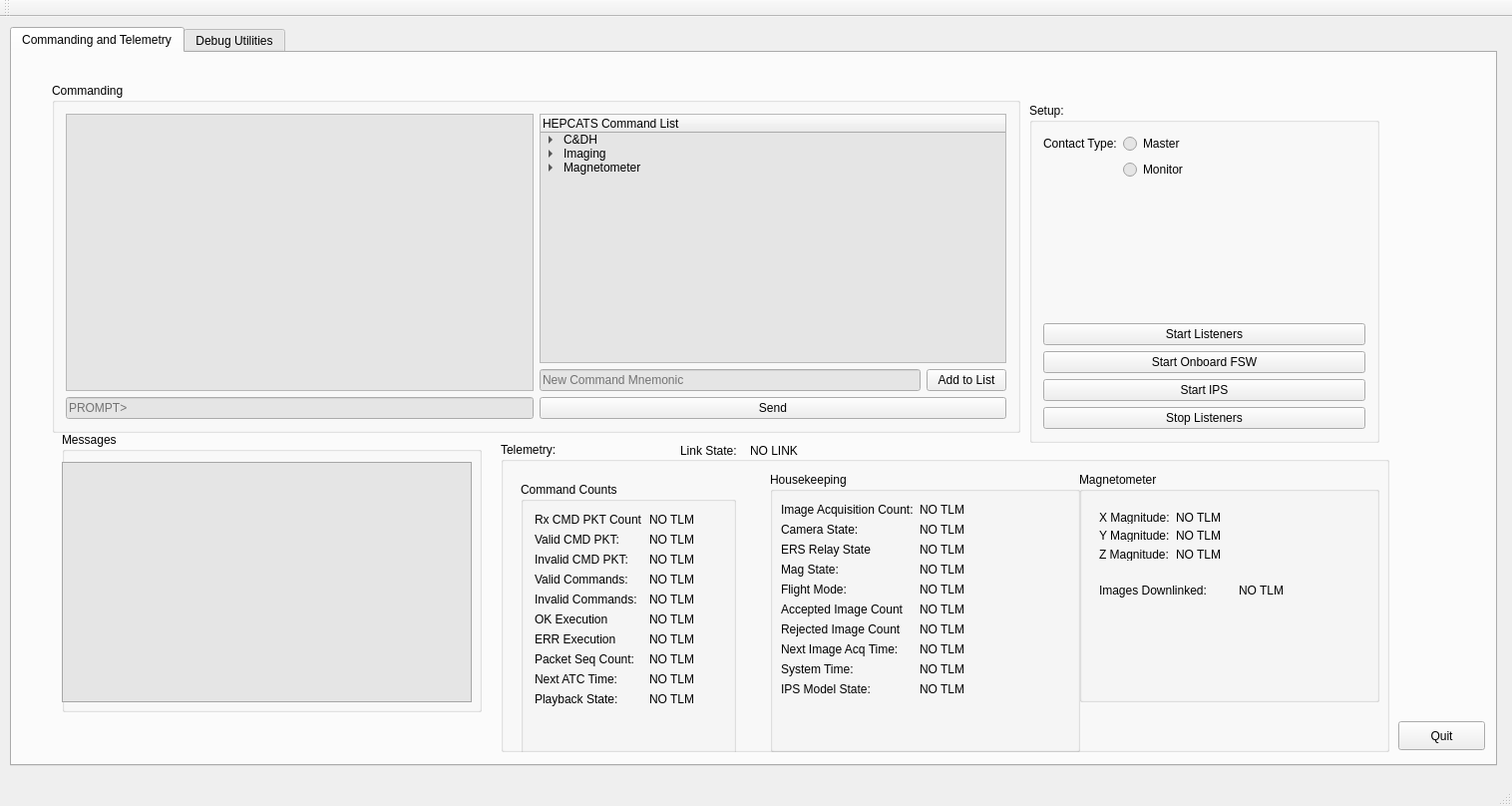
<?xml version="1.0" encoding="UTF-8"?>
<ui version="4.0">
 <class>MainWindow</class>
 <widget class="QMainWindow" name="MainWindow">
  <property name="geometry">
   <rect>
    <x>0</x>
    <y>0</y>
    <width>1516</width>
    <height>808</height>
   </rect>
  </property>
  <property name="windowTitle">
   <string>HEPCATS Ground Control</string>
  </property>
  <widget class="QWidget" name="centralWidget">
   <widget class="QTabWidget" name="tabWidget">
    <property name="geometry">
     <rect>
      <x>10</x>
      <y>10</y>
      <width>1491</width>
      <height>741</height>
     </rect>
    </property>
    <property name="currentIndex">
     <number>0</number>
    </property>
    <widget class="QWidget" name="tab">
     <property name="palette">
      <palette>
       <active>
        <colorrole role="Base">
         <brush brushstyle="SolidPattern">
          <color alpha="255">
           <red>229</red>
           <green>229</green>
           <blue>229</blue>
          </color>
         </brush>
        </colorrole>
       </active>
       <inactive>
        <colorrole role="Base">
         <brush brushstyle="SolidPattern">
          <color alpha="255">
           <red>229</red>
           <green>229</green>
           <blue>229</blue>
          </color>
         </brush>
        </colorrole>
       </inactive>
       <disabled>
        <colorrole role="Base">
         <brush brushstyle="SolidPattern">
          <color alpha="255">
           <red>255</red>
           <green>255</green>
           <blue>255</blue>
          </color>
         </brush>
        </colorrole>
       </disabled>
      </palette>
     </property>
     <attribute name="title">
      <string>Commanding and Telemetry</string>
     </attribute>
     <widget class="QGroupBox" name="grp_box_cmd">
      <property name="geometry">
       <rect>
        <x>40</x>
        <y>30</y>
        <width>971</width>
        <height>351</height>
       </rect>
      </property>
      <property name="title">
       <string>Commanding</string>
      </property>
      <layout class="QGridLayout" name="gridLayout">
       <item row="3" column="0">
        <widget class="QLineEdit" name="txt_prompt">
         <property name="acceptDrops">
          <bool>true</bool>
         </property>
         <property name="text">
          <string/>
         </property>
         <property name="dragEnabled">
          <bool>false</bool>
         </property>
         <property name="placeholderText">
          <string>PROMPT&gt;</string>
         </property>
         <property name="clearButtonEnabled">
          <bool>true</bool>
         </property>
        </widget>
       </item>
       <item row="3" column="1">
        <widget class="QPushButton" name="btn_enter">
         <property name="text">
          <string>Send</string>
         </property>
        </widget>
       </item>
       <item row="2" column="1">
        <layout class="QHBoxLayout" name="horizontalLayout_3">
         <item>
          <widget class="QLineEdit" name="txt_cmd_add_cmd">
           <property name="text">
            <string/>
           </property>
           <property name="placeholderText">
            <string>New Command Mnemonic</string>
           </property>
          </widget>
         </item>
         <item>
          <widget class="QPushButton" name="btn_tab_cmd_add_cmd">
           <property name="enabled">
            <bool>true</bool>
           </property>
           <property name="text">
            <string>Add to List</string>
           </property>
          </widget>
         </item>
        </layout>
       </item>
       <item row="1" column="0" rowspan="2">
        <widget class="QTextBrowser" name="cmd_txt_messages">
         <property name="acceptDrops">
          <bool>false</bool>
         </property>
         <property name="html">
          <string>&lt;!DOCTYPE HTML PUBLIC &quot;-//W3C//DTD HTML 4.0//EN&quot; &quot;http://www.w3.org/TR/REC-html40/strict.dtd&quot;&gt;
&lt;html&gt;&lt;head&gt;&lt;meta name=&quot;qrichtext&quot; content=&quot;1&quot; /&gt;&lt;style type=&quot;text/css&quot;&gt;
p, li { white-space: pre-wrap; }
&lt;/style&gt;&lt;/head&gt;&lt;body style=&quot; font-family:'Noto Sans'; font-size:9pt; font-weight:400; font-style:normal;&quot;&gt;
&lt;p style=&quot;-qt-paragraph-type:empty; margin-top:0px; margin-bottom:0px; margin-left:0px; margin-right:0px; -qt-block-indent:0; text-indent:0px;&quot;&gt;&lt;br /&gt;&lt;/p&gt;&lt;/body&gt;&lt;/html&gt;</string>
         </property>
        </widget>
       </item>
       <item row="1" column="1">
        <widget class="QTreeWidget" name="tree_active_cmds">
         <property name="editTriggers">
          <set>QAbstractItemView::NoEditTriggers</set>
         </property>
         <property name="dragEnabled">
          <bool>true</bool>
         </property>
         <property name="dragDropMode">
          <enum>QAbstractItemView::DragOnly</enum>
         </property>
         <property name="defaultDropAction">
          <enum>Qt::CopyAction</enum>
         </property>
         <column>
          <property name="text">
           <string>HEPCATS Command List</string>
          </property>
         </column>
         <item>
          <property name="text">
           <string>C&amp;DH</string>
          </property>
          <item>
           <property name="text">
            <string>cmd hepcats noop</string>
           </property>
          </item>
          <item>
           <property name="text">
            <string>Telemetry Playback</string>
           </property>
           <item>
            <property name="text">
             <string>cmd hepcats bgnpbk hk</string>
            </property>
           </item>
           <item>
            <property name="text">
             <string>cmd hepcats bgnpgk mag</string>
            </property>
           </item>
           <item>
            <property name="text">
             <string>cmd hepcats bgnpgk img</string>
            </property>
           </item>
          </item>
          <item>
           <property name="text">
            <string>Flight Table Mode</string>
           </property>
           <item>
            <property name="text">
             <string>cmd hepcats setflttblmd norm</string>
            </property>
           </item>
           <item>
            <property name="text">
             <string>cmd hepcats setflttblmd pbk</string>
            </property>
           </item>
           <item>
            <property name="text">
             <string>cmd hepcats setflttblmd img</string>
            </property>
           </item>
           <item>
            <property name="text">
             <string>cmd hepcats setflttblmd mag</string>
            </property>
           </item>
          </item>
         </item>
         <item>
          <property name="text">
           <string>Imaging</string>
          </property>
          <item>
           <property name="text">
            <string>cmd hepcats bgnimgacq roi</string>
           </property>
          </item>
          <item>
           <property name="text">
            <string>cmd hepcats haltimgacq</string>
           </property>
          </item>
         </item>
         <item>
          <property name="text">
           <string>Magnetometer</string>
          </property>
          <item>
           <property name="text">
            <string>Relay</string>
           </property>
           <item>
            <property name="text">
             <string>cmd hepcats erson</string>
            </property>
           </item>
           <item>
            <property name="text">
             <string>cmd hepcats ersoff</string>
            </property>
           </item>
          </item>
          <item>
           <property name="text">
            <string>DAQ</string>
           </property>
           <item>
            <property name="text">
             <string>cmd hepcats bgnmdqscan</string>
            </property>
           </item>
           <item>
            <property name="text">
             <string>cmd hepcats haltmdqscan</string>
            </property>
           </item>
          </item>
         </item>
        </widget>
       </item>
      </layout>
     </widget>
     <widget class="QGroupBox" name="grp_box_setup">
      <property name="geometry">
       <rect>
        <x>1020</x>
        <y>50</y>
        <width>351</width>
        <height>341</height>
       </rect>
      </property>
      <property name="title">
       <string>Setup:</string>
      </property>
      <layout class="QVBoxLayout" name="verticalLayout">
       <item>
        <layout class="QFormLayout" name="formLayout_3">
         <item row="0" column="0">
          <widget class="QLabel" name="label_23">
           <property name="text">
            <string>Contact Type:</string>
           </property>
          </widget>
         </item>
         <item row="0" column="1">
          <widget class="QRadioButton" name="rad_btn_Master">
           <property name="text">
            <string>Master</string>
           </property>
          </widget>
         </item>
         <item row="1" column="1">
          <widget class="QRadioButton" name="rad_btn_Monitor">
           <property name="text">
            <string>Monitor</string>
           </property>
          </widget>
         </item>
        </layout>
       </item>
       <item>
        <layout class="QVBoxLayout" name="verticalLayout_2">
         <item>
          <widget class="QPushButton" name="btn_start_listen">
           <property name="text">
            <string>Start Listeners</string>
           </property>
          </widget>
         </item>
         <item>
          <widget class="QPushButton" name="btn_start_program">
           <property name="text">
            <string>Start Onboard FSW</string>
           </property>
          </widget>
         </item>
         <item>
          <widget class="QPushButton" name="btn_start_ips">
           <property name="text">
            <string>Start IPS</string>
           </property>
          </widget>
         </item>
         <item>
          <widget class="QPushButton" name="btn_stop_listeners">
           <property name="enabled">
            <bool>true</bool>
           </property>
           <property name="text">
            <string>Stop Listeners</string>
           </property>
          </widget>
         </item>
        </layout>
       </item>
      </layout>
     </widget>
     <widget class="QGroupBox" name="grp_box_messages">
      <property name="geometry">
       <rect>
        <x>50</x>
        <y>380</y>
        <width>421</width>
        <height>281</height>
       </rect>
      </property>
      <property name="palette">
       <palette>
        <active>
         <colorrole role="Base">
          <brush brushstyle="SolidPattern">
           <color alpha="255">
            <red>229</red>
            <green>229</green>
            <blue>229</blue>
           </color>
          </brush>
         </colorrole>
         <colorrole role="Window">
          <brush brushstyle="SolidPattern">
           <color alpha="255">
            <red>216</red>
            <green>216</green>
            <blue>216</blue>
           </color>
          </brush>
         </colorrole>
        </active>
        <inactive>
         <colorrole role="Base">
          <brush brushstyle="SolidPattern">
           <color alpha="255">
            <red>229</red>
            <green>229</green>
            <blue>229</blue>
           </color>
          </brush>
         </colorrole>
         <colorrole role="Window">
          <brush brushstyle="SolidPattern">
           <color alpha="255">
            <red>216</red>
            <green>216</green>
            <blue>216</blue>
           </color>
          </brush>
         </colorrole>
        </inactive>
        <disabled>
         <colorrole role="Base">
          <brush brushstyle="SolidPattern">
           <color alpha="255">
            <red>216</red>
            <green>216</green>
            <blue>216</blue>
           </color>
          </brush>
         </colorrole>
         <colorrole role="Window">
          <brush brushstyle="SolidPattern">
           <color alpha="255">
            <red>216</red>
            <green>216</green>
            <blue>216</blue>
           </color>
          </brush>
         </colorrole>
        </disabled>
       </palette>
      </property>
      <property name="title">
       <string>Messages</string>
      </property>
      <widget class="QTextBrowser" name="txt_messages_out">
       <property name="geometry">
        <rect>
         <x>0</x>
         <y>30</y>
         <width>411</width>
         <height>241</height>
        </rect>
       </property>
       <property name="acceptDrops">
        <bool>false</bool>
       </property>
       <property name="html">
        <string>&lt;!DOCTYPE HTML PUBLIC &quot;-//W3C//DTD HTML 4.0//EN&quot; &quot;http://www.w3.org/TR/REC-html40/strict.dtd&quot;&gt;
&lt;html&gt;&lt;head&gt;&lt;meta name=&quot;qrichtext&quot; content=&quot;1&quot; /&gt;&lt;style type=&quot;text/css&quot;&gt;
p, li { white-space: pre-wrap; }
&lt;/style&gt;&lt;/head&gt;&lt;body style=&quot; font-family:'Noto Sans'; font-size:9pt; font-weight:400; font-style:normal;&quot;&gt;
&lt;p style=&quot;-qt-paragraph-type:empty; margin-top:0px; margin-bottom:0px; margin-left:0px; margin-right:0px; -qt-block-indent:0; text-indent:0px;&quot;&gt;&lt;br /&gt;&lt;/p&gt;&lt;/body&gt;&lt;/html&gt;</string>
       </property>
      </widget>
     </widget>
     <widget class="QGroupBox" name="grp_box_telemetry">
      <property name="geometry">
       <rect>
        <x>490</x>
        <y>390</y>
        <width>891</width>
        <height>311</height>
       </rect>
      </property>
      <property name="title">
       <string>Telemetry: </string>
      </property>
      <widget class="QWidget" name="gridLayoutWidget">
       <property name="geometry">
        <rect>
         <x>9</x>
         <y>29</y>
         <width>238</width>
         <height>316</height>
        </rect>
       </property>
       <layout class="QGridLayout" name="gridLayout_2">
        <item row="0" column="0">
         <widget class="QGroupBox" name="grp_box_cmd_count">
          <property name="title">
           <string>Command Counts</string>
          </property>
          <layout class="QGridLayout" name="gridLayout_3">
           <item row="0" column="0">
            <layout class="QFormLayout" name="formLayout">
             <item row="1" column="0">
              <widget class="QLabel" name="label_3">
               <property name="text">
                <string>Valid CMD PKT:</string>
               </property>
              </widget>
             </item>
             <item row="2" column="0">
              <widget class="QLabel" name="label">
               <property name="text">
                <string>Invalid CMD PKT:</string>
               </property>
              </widget>
             </item>
             <item row="3" column="0">
              <widget class="QLabel" name="label_4">
               <property name="text">
                <string>Valid Commands:</string>
               </property>
              </widget>
             </item>
             <item row="11" column="0">
              <widget class="QLabel" name="label_6">
               <property name="text">
                <string/>
               </property>
              </widget>
             </item>
             <item row="4" column="0">
              <widget class="QLabel" name="label_5">
               <property name="text">
                <string>Invalid Commands:</string>
               </property>
              </widget>
             </item>
             <item row="5" column="0">
              <widget class="QLabel" name="label_7">
               <property name="text">
                <string>OK Execution</string>
               </property>
              </widget>
             </item>
             <item row="6" column="0">
              <widget class="QLabel" name="label_8">
               <property name="text">
                <string>ERR Execution</string>
               </property>
              </widget>
             </item>
             <item row="7" column="0">
              <widget class="QLabel" name="label_15">
               <property name="text">
                <string>Packet Seq Count:</string>
               </property>
              </widget>
             </item>
             <item row="10" column="0">
              <widget class="QLabel" name="label_16">
               <property name="text">
                <string/>
               </property>
              </widget>
             </item>
             <item row="8" column="0">
              <widget class="QLabel" name="label_18">
               <property name="text">
                <string>Next ATC Time:</string>
               </property>
              </widget>
             </item>
             <item row="9" column="0">
              <widget class="QLabel" name="label_19">
               <property name="text">
                <string>Playback State:</string>
               </property>
              </widget>
             </item>
             <item row="1" column="1">
              <widget class="QLabel" name="lbl_val_telecmd_pkt_cnt">
               <property name="text">
                <string>NO TLM</string>
               </property>
              </widget>
             </item>
             <item row="2" column="1">
              <widget class="QLabel" name="lbl_inv_telecmd_pkt_cnt">
               <property name="text">
                <string>NO TLM</string>
               </property>
              </widget>
             </item>
             <item row="3" column="1">
              <widget class="QLabel" name="lbl_val_cmd_cnt">
               <property name="text">
                <string>NO TLM</string>
               </property>
              </widget>
             </item>
             <item row="4" column="1">
              <widget class="QLabel" name="lbl_inv_cmd_cnt">
               <property name="text">
                <string>NO TLM </string>
               </property>
              </widget>
             </item>
             <item row="5" column="1">
              <widget class="QLabel" name="lbl_cmd_exec_suc_cnt">
               <property name="text">
                <string>NO TLM</string>
               </property>
              </widget>
             </item>
             <item row="6" column="1">
              <widget class="QLabel" name="lbl_cmd_exec_err_cnt">
               <property name="text">
                <string>NO TLM</string>
               </property>
              </widget>
             </item>
             <item row="7" column="1">
              <widget class="QLabel" name="lbl_tlm_pkt_xfr_frm_seq_cnt">
               <property name="text">
                <string>NO TLM </string>
               </property>
              </widget>
             </item>
             <item row="8" column="1">
              <widget class="QLabel" name="lbl_next_atc_tm_str">
               <property name="text">
                <string>NO TLM</string>
               </property>
              </widget>
             </item>
             <item row="9" column="1">
              <widget class="QLabel" name="lbl_pbk_prog_flg">
               <property name="text">
                <string>NO TLM</string>
               </property>
              </widget>
             </item>
             <item row="0" column="0">
              <widget class="QLabel" name="label_20">
               <property name="text">
                <string>Rx CMD PKT Count</string>
               </property>
              </widget>
             </item>
             <item row="0" column="1">
              <widget class="QLabel" name="lbl_rx_cmd_pkt_cnt">
               <property name="text">
                <string>NO TLM</string>
               </property>
              </widget>
             </item>
            </layout>
           </item>
          </layout>
         </widget>
        </item>
       </layout>
      </widget>
      <widget class="QLabel" name="lbl_link_state">
       <property name="geometry">
        <rect>
         <x>250</x>
         <y>0</y>
         <width>141</width>
         <height>17</height>
        </rect>
       </property>
       <property name="palette">
        <palette>
         <active>
          <colorrole role="WindowText">
           <brush brushstyle="SolidPattern">
            <color alpha="255">
             <red>0</red>
             <green>0</green>
             <blue>0</blue>
            </color>
           </brush>
          </colorrole>
          <colorrole role="Button">
           <brush brushstyle="SolidPattern">
            <color alpha="255">
             <red>25</red>
             <green>255</green>
             <blue>0</blue>
            </color>
           </brush>
          </colorrole>
          <colorrole role="Light">
           <brush brushstyle="SolidPattern">
            <color alpha="255">
             <red>140</red>
             <green>255</green>
             <blue>127</blue>
            </color>
           </brush>
          </colorrole>
          <colorrole role="Midlight">
           <brush brushstyle="SolidPattern">
            <color alpha="255">
             <red>82</red>
             <green>255</green>
             <blue>63</blue>
            </color>
           </brush>
          </colorrole>
          <colorrole role="Dark">
           <brush brushstyle="SolidPattern">
            <color alpha="255">
             <red>12</red>
             <green>127</green>
             <blue>0</blue>
            </color>
           </brush>
          </colorrole>
          <colorrole role="Mid">
           <brush brushstyle="SolidPattern">
            <color alpha="255">
             <red>16</red>
             <green>170</green>
             <blue>0</blue>
            </color>
           </brush>
          </colorrole>
          <colorrole role="Text">
           <brush brushstyle="SolidPattern">
            <color alpha="255">
             <red>0</red>
             <green>255</green>
             <blue>0</blue>
            </color>
           </brush>
          </colorrole>
          <colorrole role="BrightText">
           <brush brushstyle="SolidPattern">
            <color alpha="255">
             <red>255</red>
             <green>255</green>
             <blue>255</blue>
            </color>
           </brush>
          </colorrole>
          <colorrole role="ButtonText">
           <brush brushstyle="SolidPattern">
            <color alpha="255">
             <red>0</red>
             <green>0</green>
             <blue>0</blue>
            </color>
           </brush>
          </colorrole>
          <colorrole role="Base">
           <brush brushstyle="SolidPattern">
            <color alpha="255">
             <red>255</red>
             <green>255</green>
             <blue>255</blue>
            </color>
           </brush>
          </colorrole>
          <colorrole role="Window">
           <brush brushstyle="SolidPattern">
            <color alpha="255">
             <red>25</red>
             <green>255</green>
             <blue>0</blue>
            </color>
           </brush>
          </colorrole>
          <colorrole role="Shadow">
           <brush brushstyle="SolidPattern">
            <color alpha="255">
             <red>0</red>
             <green>0</green>
             <blue>0</blue>
            </color>
           </brush>
          </colorrole>
          <colorrole role="AlternateBase">
           <brush brushstyle="SolidPattern">
            <color alpha="255">
             <red>140</red>
             <green>255</green>
             <blue>127</blue>
            </color>
           </brush>
          </colorrole>
          <colorrole role="ToolTipBase">
           <brush brushstyle="SolidPattern">
            <color alpha="255">
             <red>255</red>
             <green>255</green>
             <blue>220</blue>
            </color>
           </brush>
          </colorrole>
          <colorrole role="ToolTipText">
           <brush brushstyle="SolidPattern">
            <color alpha="255">
             <red>0</red>
             <green>0</green>
             <blue>0</blue>
            </color>
           </brush>
          </colorrole>
         </active>
         <inactive>
          <colorrole role="WindowText">
           <brush brushstyle="SolidPattern">
            <color alpha="255">
             <red>0</red>
             <green>0</green>
             <blue>0</blue>
            </color>
           </brush>
          </colorrole>
          <colorrole role="Button">
           <brush brushstyle="SolidPattern">
            <color alpha="255">
             <red>25</red>
             <green>255</green>
             <blue>0</blue>
            </color>
           </brush>
          </colorrole>
          <colorrole role="Light">
           <brush brushstyle="SolidPattern">
            <color alpha="255">
             <red>140</red>
             <green>255</green>
             <blue>127</blue>
            </color>
           </brush>
          </colorrole>
          <colorrole role="Midlight">
           <brush brushstyle="SolidPattern">
            <color alpha="255">
             <red>82</red>
             <green>255</green>
             <blue>63</blue>
            </color>
           </brush>
          </colorrole>
          <colorrole role="Dark">
           <brush brushstyle="SolidPattern">
            <color alpha="255">
             <red>12</red>
             <green>127</green>
             <blue>0</blue>
            </color>
           </brush>
          </colorrole>
          <colorrole role="Mid">
           <brush brushstyle="SolidPattern">
            <color alpha="255">
             <red>16</red>
             <green>170</green>
             <blue>0</blue>
            </color>
           </brush>
          </colorrole>
          <colorrole role="Text">
           <brush brushstyle="SolidPattern">
            <color alpha="255">
             <red>0</red>
             <green>255</green>
             <blue>0</blue>
            </color>
           </brush>
          </colorrole>
          <colorrole role="BrightText">
           <brush brushstyle="SolidPattern">
            <color alpha="255">
             <red>255</red>
             <green>255</green>
             <blue>255</blue>
            </color>
           </brush>
          </colorrole>
          <colorrole role="ButtonText">
           <brush brushstyle="SolidPattern">
            <color alpha="255">
             <red>0</red>
             <green>0</green>
             <blue>0</blue>
            </color>
           </brush>
          </colorrole>
          <colorrole role="Base">
           <brush brushstyle="SolidPattern">
            <color alpha="255">
             <red>255</red>
             <green>255</green>
             <blue>255</blue>
            </color>
           </brush>
          </colorrole>
          <colorrole role="Window">
           <brush brushstyle="SolidPattern">
            <color alpha="255">
             <red>25</red>
             <green>255</green>
             <blue>0</blue>
            </color>
           </brush>
          </colorrole>
          <colorrole role="Shadow">
           <brush brushstyle="SolidPattern">
            <color alpha="255">
             <red>0</red>
             <green>0</green>
             <blue>0</blue>
            </color>
           </brush>
          </colorrole>
          <colorrole role="AlternateBase">
           <brush brushstyle="SolidPattern">
            <color alpha="255">
             <red>140</red>
             <green>255</green>
             <blue>127</blue>
            </color>
           </brush>
          </colorrole>
          <colorrole role="ToolTipBase">
           <brush brushstyle="SolidPattern">
            <color alpha="255">
             <red>255</red>
             <green>255</green>
             <blue>220</blue>
            </color>
           </brush>
          </colorrole>
          <colorrole role="ToolTipText">
           <brush brushstyle="SolidPattern">
            <color alpha="255">
             <red>0</red>
             <green>0</green>
             <blue>0</blue>
            </color>
           </brush>
          </colorrole>
         </inactive>
         <disabled>
          <colorrole role="WindowText">
           <brush brushstyle="SolidPattern">
            <color alpha="255">
             <red>12</red>
             <green>127</green>
             <blue>0</blue>
            </color>
           </brush>
          </colorrole>
          <colorrole role="Button">
           <brush brushstyle="SolidPattern">
            <color alpha="255">
             <red>25</red>
             <green>255</green>
             <blue>0</blue>
            </color>
           </brush>
          </colorrole>
          <colorrole role="Light">
           <brush brushstyle="SolidPattern">
            <color alpha="255">
             <red>140</red>
             <green>255</green>
             <blue>127</blue>
            </color>
           </brush>
          </colorrole>
          <colorrole role="Midlight">
           <brush brushstyle="SolidPattern">
            <color alpha="255">
             <red>82</red>
             <green>255</green>
             <blue>63</blue>
            </color>
           </brush>
          </colorrole>
          <colorrole role="Dark">
           <brush brushstyle="SolidPattern">
            <color alpha="255">
             <red>12</red>
             <green>127</green>
             <blue>0</blue>
            </color>
           </brush>
          </colorrole>
          <colorrole role="Mid">
           <brush brushstyle="SolidPattern">
            <color alpha="255">
             <red>16</red>
             <green>170</green>
             <blue>0</blue>
            </color>
           </brush>
          </colorrole>
          <colorrole role="Text">
           <brush brushstyle="SolidPattern">
            <color alpha="255">
             <red>12</red>
             <green>127</green>
             <blue>0</blue>
            </color>
           </brush>
          </colorrole>
          <colorrole role="BrightText">
           <brush brushstyle="SolidPattern">
            <color alpha="255">
             <red>255</red>
             <green>255</green>
             <blue>255</blue>
            </color>
           </brush>
          </colorrole>
          <colorrole role="ButtonText">
           <brush brushstyle="SolidPattern">
            <color alpha="255">
             <red>12</red>
             <green>127</green>
             <blue>0</blue>
            </color>
           </brush>
          </colorrole>
          <colorrole role="Base">
           <brush brushstyle="SolidPattern">
            <color alpha="255">
             <red>25</red>
             <green>255</green>
             <blue>0</blue>
            </color>
           </brush>
          </colorrole>
          <colorrole role="Window">
           <brush brushstyle="SolidPattern">
            <color alpha="255">
             <red>25</red>
             <green>255</green>
             <blue>0</blue>
            </color>
           </brush>
          </colorrole>
          <colorrole role="Shadow">
           <brush brushstyle="SolidPattern">
            <color alpha="255">
             <red>0</red>
             <green>0</green>
             <blue>0</blue>
            </color>
           </brush>
          </colorrole>
          <colorrole role="AlternateBase">
           <brush brushstyle="SolidPattern">
            <color alpha="255">
             <red>25</red>
             <green>255</green>
             <blue>0</blue>
            </color>
           </brush>
          </colorrole>
          <colorrole role="ToolTipBase">
           <brush brushstyle="SolidPattern">
            <color alpha="255">
             <red>255</red>
             <green>255</green>
             <blue>220</blue>
            </color>
           </brush>
          </colorrole>
          <colorrole role="ToolTipText">
           <brush brushstyle="SolidPattern">
            <color alpha="255">
             <red>0</red>
             <green>0</green>
             <blue>0</blue>
            </color>
           </brush>
          </colorrole>
         </disabled>
        </palette>
       </property>
       <property name="text">
        <string>NO LINK</string>
       </property>
      </widget>
      <widget class="QLabel" name="label_25">
       <property name="geometry">
        <rect>
         <x>180</x>
         <y>0</y>
         <width>71</width>
         <height>17</height>
        </rect>
       </property>
       <property name="text">
        <string>Link State:</string>
       </property>
      </widget>
      <widget class="QGroupBox" name="grp_box_housekeeping">
       <property name="geometry">
        <rect>
         <x>270</x>
         <y>30</y>
         <width>311</width>
         <height>281</height>
        </rect>
       </property>
       <property name="title">
        <string>Housekeeping</string>
       </property>
       <widget class="QWidget" name="formLayoutWidget_2">
        <property name="geometry">
         <rect>
          <x>0</x>
          <y>20</y>
          <width>291</width>
          <height>251</height>
         </rect>
        </property>
        <layout class="QFormLayout" name="formLayout_2">
         <item row="0" column="0">
          <widget class="QLabel" name="label_21">
           <property name="text">
            <string>Image Acquisition Count:</string>
           </property>
          </widget>
         </item>
         <item row="0" column="1">
          <widget class="QLabel" name="lbl_acq_img_cnt">
           <property name="text">
            <string>NO TLM</string>
           </property>
          </widget>
         </item>
         <item row="1" column="0">
          <widget class="QLabel" name="label_9">
           <property name="text">
            <string>Camera State:</string>
           </property>
          </widget>
         </item>
         <item row="1" column="1">
          <widget class="QLabel" name="lbl_img_acq_prog_flag">
           <property name="text">
            <string>NO TLM</string>
           </property>
          </widget>
         </item>
         <item row="2" column="0">
          <widget class="QLabel" name="label_10">
           <property name="text">
            <string>ERS Relay State</string>
           </property>
          </widget>
         </item>
         <item row="2" column="1">
          <widget class="QLabel" name="lbl_ers_rly_swtch_state">
           <property name="text">
            <string>NO TLM</string>
           </property>
          </widget>
         </item>
         <item row="3" column="0">
          <widget class="QLabel" name="label_11">
           <property name="text">
            <string>Mag State:</string>
           </property>
          </widget>
         </item>
         <item row="3" column="1">
          <widget class="QLabel" name="lbl_mdq_scan_state">
           <property name="text">
            <string>NO TLM</string>
           </property>
          </widget>
         </item>
         <item row="4" column="0">
          <widget class="QLabel" name="label_13">
           <property name="text">
            <string>Flight Mode:</string>
           </property>
          </widget>
         </item>
         <item row="4" column="1">
          <widget class="QLabel" name="lbl_flt_tbl_mode">
           <property name="text">
            <string>NO TLM</string>
           </property>
          </widget>
         </item>
         <item row="5" column="0">
          <widget class="QLabel" name="label_12">
           <property name="text">
            <string>Accepted Image Count</string>
           </property>
          </widget>
         </item>
         <item row="5" column="1">
          <widget class="QLabel" name="lbl_img_accpt_cnt">
           <property name="text">
            <string>NO TLM</string>
           </property>
          </widget>
         </item>
         <item row="6" column="0">
          <widget class="QLabel" name="label_14">
           <property name="text">
            <string>Rejected Image Count</string>
           </property>
          </widget>
         </item>
         <item row="6" column="1">
          <widget class="QLabel" name="lbl_img_rej_cnt">
           <property name="text">
            <string>NO TLM</string>
           </property>
          </widget>
         </item>
         <item row="7" column="0">
          <widget class="QLabel" name="label_2">
           <property name="text">
            <string>Next Image Acq Time:</string>
           </property>
          </widget>
         </item>
         <item row="7" column="1">
          <widget class="QLabel" name="lbl_next_img_acq_tm_str">
           <property name="text">
            <string>NO TLM</string>
           </property>
          </widget>
         </item>
         <item row="10" column="0">
          <widget class="QLabel" name="label_17">
           <property name="text">
            <string/>
           </property>
          </widget>
         </item>
         <item row="8" column="0">
          <widget class="QLabel" name="label_22">
           <property name="text">
            <string>System Time:</string>
           </property>
          </widget>
         </item>
         <item row="8" column="1">
          <widget class="QLabel" name="lbl_sys_tm_str">
           <property name="text">
            <string>NO TLM</string>
           </property>
          </widget>
         </item>
         <item row="9" column="0">
          <widget class="QLabel" name="label_28">
           <property name="text">
            <string>IPS Model State:</string>
           </property>
          </widget>
         </item>
         <item row="9" column="1">
          <widget class="QLabel" name="lbl_ips_mdl_state">
           <property name="text">
            <string>NO TLM</string>
           </property>
          </widget>
         </item>
        </layout>
       </widget>
      </widget>
      <widget class="QGroupBox" name="groupBox">
       <property name="geometry">
        <rect>
         <x>580</x>
         <y>30</y>
         <width>301</width>
         <height>231</height>
        </rect>
       </property>
       <property name="title">
        <string>Magnetometer</string>
       </property>
       <widget class="QWidget" name="formLayoutWidget">
        <property name="geometry">
         <rect>
          <x>9</x>
          <y>29</y>
          <width>281</width>
          <height>71</height>
         </rect>
        </property>
        <layout class="QFormLayout" name="formLayout_4">
         <item row="0" column="0">
          <widget class="QLabel" name="label_24">
           <property name="text">
            <string>X Magnitude:</string>
           </property>
          </widget>
         </item>
         <item row="1" column="0">
          <widget class="QLabel" name="label_26">
           <property name="text">
            <string>Y Magnitude:</string>
           </property>
          </widget>
         </item>
         <item row="2" column="0">
          <widget class="QLabel" name="label_27">
           <property name="text">
            <string>Z Magnitude:</string>
           </property>
          </widget>
         </item>
         <item row="0" column="1">
          <widget class="QLabel" name="lbl_magx">
           <property name="text">
            <string>NO TLM</string>
           </property>
          </widget>
         </item>
         <item row="1" column="1">
          <widget class="QLabel" name="lbl_magy">
           <property name="text">
            <string>NO TLM</string>
           </property>
          </widget>
         </item>
         <item row="2" column="1">
          <widget class="QLabel" name="lbl_magz">
           <property name="text">
            <string>NO TLM</string>
           </property>
          </widget>
         </item>
        </layout>
       </widget>
       <widget class="QLabel" name="label_31">
        <property name="geometry">
         <rect>
          <x>20</x>
          <y>110</y>
          <width>131</width>
          <height>17</height>
         </rect>
        </property>
        <property name="text">
         <string>Images Downlinked:</string>
        </property>
       </widget>
       <widget class="QLabel" name="lbl_num_downlinked">
        <property name="geometry">
         <rect>
          <x>160</x>
          <y>110</y>
          <width>54</width>
          <height>17</height>
         </rect>
        </property>
        <property name="text">
         <string>NO TLM</string>
        </property>
       </widget>
      </widget>
     </widget>
     <widget class="QPushButton" name="btn_quit">
      <property name="geometry">
       <rect>
        <x>1390</x>
        <y>670</y>
        <width>87</width>
        <height>29</height>
       </rect>
      </property>
      <property name="text">
       <string>Quit</string>
      </property>
     </widget>
    </widget>
    <widget class="QWidget" name="tab_2">
     <attribute name="title">
      <string>Debug Utilities</string>
     </attribute>
     <widget class="QTextBrowser" name="txt_ips_log">
      <property name="geometry">
       <rect>
        <x>10</x>
        <y>50</y>
        <width>421</width>
        <height>581</height>
       </rect>
      </property>
     </widget>
     <widget class="QLabel" name="label_29">
      <property name="geometry">
       <rect>
        <x>20</x>
        <y>30</y>
        <width>91</width>
        <height>17</height>
       </rect>
      </property>
      <property name="text">
       <string>IPS Script Log</string>
      </property>
     </widget>
     <widget class="QLabel" name="label_30">
      <property name="geometry">
       <rect>
        <x>480</x>
        <y>30</y>
        <width>121</width>
        <height>17</height>
       </rect>
      </property>
      <property name="text">
       <string>FSW Output</string>
      </property>
     </widget>
     <widget class="QTextBrowser" name="txt_fsw">
      <property name="geometry">
       <rect>
        <x>450</x>
        <y>50</y>
        <width>921</width>
        <height>581</height>
       </rect>
      </property>
     </widget>
    </widget>
   </widget>
  </widget>
  <widget class="QMenuBar" name="menuBar">
   <property name="geometry">
    <rect>
     <x>0</x>
     <y>0</y>
     <width>1516</width>
     <height>22</height>
    </rect>
   </property>
  </widget>
  <widget class="QToolBar" name="mainToolBar">
   <attribute name="toolBarArea">
    <enum>TopToolBarArea</enum>
   </attribute>
   <attribute name="toolBarBreak">
    <bool>false</bool>
   </attribute>
  </widget>
  <widget class="QStatusBar" name="statusBar"/>
 </widget>
 <layoutdefault spacing="6" margin="11"/>
 <resources/>
 <connections/>
</ui>
